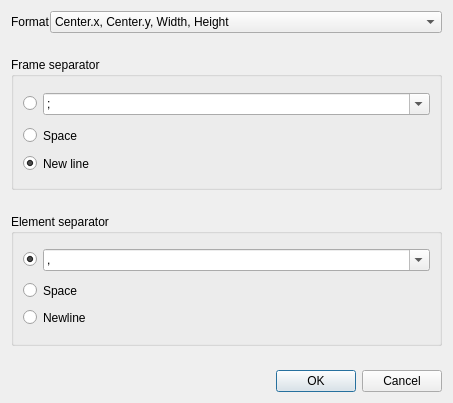
<?xml version="1.0" encoding="UTF-8"?>
<ui version="4.0">
 <class>ExportDialog</class>
 <widget class="QDialog" name="ExportDialog">
  <property name="windowModality">
   <enum>Qt::WindowModal</enum>
  </property>
  <property name="geometry">
   <rect>
    <x>0</x>
    <y>0</y>
    <width>453</width>
    <height>403</height>
   </rect>
  </property>
  <property name="windowTitle">
   <string>Export tracking results</string>
  </property>
  <layout class="QGridLayout" name="gridLayout_3">
   <property name="verticalSpacing">
    <number>24</number>
   </property>
   <item row="0" column="0">
    <layout class="QHBoxLayout" name="horizontalLayout">
     <item>
      <widget class="QLabel" name="label_2">
       <property name="sizePolicy">
        <sizepolicy hsizetype="Fixed" vsizetype="Fixed">
         <horstretch>0</horstretch>
         <verstretch>0</verstretch>
        </sizepolicy>
       </property>
       <property name="text">
        <string>Format</string>
       </property>
      </widget>
     </item>
     <item>
      <widget class="QComboBox" name="comboBoxFormat">
       <property name="sizePolicy">
        <sizepolicy hsizetype="Preferred" vsizetype="Fixed">
         <horstretch>0</horstretch>
         <verstretch>0</verstretch>
        </sizepolicy>
       </property>
       <property name="currentIndex">
        <number>0</number>
       </property>
       <item>
        <property name="text">
         <string>Center.x, Center.y, Width, Height</string>
        </property>
       </item>
       <item>
        <property name="text">
         <string>TopLeft.x, TopLeft.y, BottomRight.x, BottomRight.y</string>
        </property>
       </item>
       <item>
        <property name="text">
         <string>TopLeft.x, TopLeft.y, Width, Height</string>
        </property>
       </item>
      </widget>
     </item>
    </layout>
   </item>
   <item row="1" column="0">
    <widget class="QGroupBox" name="groupBox">
     <property name="sizePolicy">
      <sizepolicy hsizetype="Preferred" vsizetype="Expanding">
       <horstretch>0</horstretch>
       <verstretch>0</verstretch>
      </sizepolicy>
     </property>
     <property name="title">
      <string>Frame separator</string>
     </property>
     <layout class="QGridLayout" name="gridLayout">
      <item row="0" column="0">
       <widget class="QRadioButton" name="radioButtonFrameChar">
        <property name="sizePolicy">
         <sizepolicy hsizetype="Fixed" vsizetype="Fixed">
          <horstretch>0</horstretch>
          <verstretch>0</verstretch>
         </sizepolicy>
        </property>
        <property name="text">
         <string/>
        </property>
        <property name="autoExclusive">
         <bool>true</bool>
        </property>
       </widget>
      </item>
      <item row="0" column="1">
       <widget class="QComboBox" name="comboBoxFrameSep">
        <property name="editable">
         <bool>true</bool>
        </property>
        <item>
         <property name="text">
          <string>;</string>
         </property>
        </item>
        <item>
         <property name="text">
          <string>,</string>
         </property>
        </item>
       </widget>
      </item>
      <item row="1" column="0">
       <widget class="QRadioButton" name="radioButtonFrameSpace">
        <property name="sizePolicy">
         <sizepolicy hsizetype="Fixed" vsizetype="Fixed">
          <horstretch>0</horstretch>
          <verstretch>0</verstretch>
         </sizepolicy>
        </property>
        <property name="text">
         <string/>
        </property>
        <property name="autoExclusive">
         <bool>true</bool>
        </property>
       </widget>
      </item>
      <item row="1" column="1">
       <widget class="QLabel" name="labelFrameSpace">
        <property name="text">
         <string>Space</string>
        </property>
       </widget>
      </item>
      <item row="2" column="0">
       <widget class="QRadioButton" name="radioButtonFrameLine">
        <property name="sizePolicy">
         <sizepolicy hsizetype="Fixed" vsizetype="Fixed">
          <horstretch>0</horstretch>
          <verstretch>0</verstretch>
         </sizepolicy>
        </property>
        <property name="text">
         <string/>
        </property>
        <property name="checked">
         <bool>true</bool>
        </property>
        <property name="autoExclusive">
         <bool>true</bool>
        </property>
       </widget>
      </item>
      <item row="2" column="1">
       <widget class="QLabel" name="labelFrameLine">
        <property name="text">
         <string>New line</string>
        </property>
       </widget>
      </item>
     </layout>
    </widget>
   </item>
   <item row="2" column="0">
    <widget class="QGroupBox" name="groupBox_2">
     <property name="sizePolicy">
      <sizepolicy hsizetype="Preferred" vsizetype="Expanding">
       <horstretch>0</horstretch>
       <verstretch>0</verstretch>
      </sizepolicy>
     </property>
     <property name="title">
      <string>Element separator</string>
     </property>
     <layout class="QGridLayout" name="gridLayout_2">
      <item row="0" column="0">
       <widget class="QRadioButton" name="radioButtonElementChar">
        <property name="sizePolicy">
         <sizepolicy hsizetype="Fixed" vsizetype="Fixed">
          <horstretch>0</horstretch>
          <verstretch>0</verstretch>
         </sizepolicy>
        </property>
        <property name="text">
         <string/>
        </property>
        <property name="checked">
         <bool>true</bool>
        </property>
        <property name="autoExclusive">
         <bool>true</bool>
        </property>
       </widget>
      </item>
      <item row="0" column="1">
       <widget class="QComboBox" name="comboBoxElementSep">
        <property name="editable">
         <bool>true</bool>
        </property>
        <property name="currentIndex">
         <number>1</number>
        </property>
        <item>
         <property name="text">
          <string>;</string>
         </property>
        </item>
        <item>
         <property name="text">
          <string>,</string>
         </property>
        </item>
       </widget>
      </item>
      <item row="1" column="0">
       <widget class="QRadioButton" name="radioButtonElementSpace">
        <property name="sizePolicy">
         <sizepolicy hsizetype="Fixed" vsizetype="Fixed">
          <horstretch>0</horstretch>
          <verstretch>0</verstretch>
         </sizepolicy>
        </property>
        <property name="text">
         <string/>
        </property>
        <property name="autoExclusive">
         <bool>true</bool>
        </property>
       </widget>
      </item>
      <item row="1" column="1">
       <widget class="QLabel" name="labelElementSpace">
        <property name="text">
         <string>Space</string>
        </property>
       </widget>
      </item>
      <item row="2" column="0">
       <widget class="QRadioButton" name="radioButtonElementLine">
        <property name="sizePolicy">
         <sizepolicy hsizetype="Fixed" vsizetype="Fixed">
          <horstretch>0</horstretch>
          <verstretch>0</verstretch>
         </sizepolicy>
        </property>
        <property name="text">
         <string/>
        </property>
        <property name="autoExclusive">
         <bool>true</bool>
        </property>
       </widget>
      </item>
      <item row="2" column="1">
       <widget class="QLabel" name="labelElementLine">
        <property name="text">
         <string>Newline</string>
        </property>
       </widget>
      </item>
     </layout>
    </widget>
   </item>
   <item row="3" column="0">
    <widget class="QDialogButtonBox" name="buttonBox">
     <property name="orientation">
      <enum>Qt::Horizontal</enum>
     </property>
     <property name="standardButtons">
      <set>QDialogButtonBox::Cancel|QDialogButtonBox::Ok</set>
     </property>
    </widget>
   </item>
  </layout>
 </widget>
 <resources/>
 <connections>
  <connection>
   <sender>buttonBox</sender>
   <signal>accepted()</signal>
   <receiver>ExportDialog</receiver>
   <slot>accept()</slot>
   <hints>
    <hint type="sourcelabel">
     <x>248</x>
     <y>254</y>
    </hint>
    <hint type="destinationlabel">
     <x>157</x>
     <y>274</y>
    </hint>
   </hints>
  </connection>
  <connection>
   <sender>buttonBox</sender>
   <signal>rejected()</signal>
   <receiver>ExportDialog</receiver>
   <slot>reject()</slot>
   <hints>
    <hint type="sourcelabel">
     <x>316</x>
     <y>260</y>
    </hint>
    <hint type="destinationlabel">
     <x>286</x>
     <y>274</y>
    </hint>
   </hints>
  </connection>
 </connections>
</ui>
